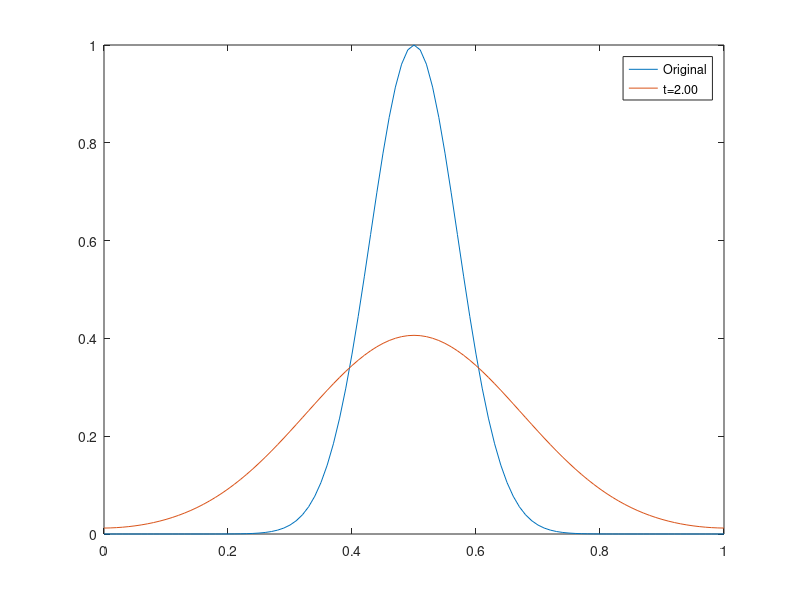

MATLAB code to generate this figure:
%% Header
clear; close all; clc;

%% Problem 1
% Analytical solution

dt = 1e-4;
t = 0:dt:2;
L = 1;
u = 1;
n = 101 + 2;
dx = L/(n-2);

x = linspace(0,L,n-2);

%Initial Conditions
phi = zeros(length(t), n);
phi(1,2:end-1) = exp(-(x-0.5).^2 ./ 0.01);
phi(1, 1) = phi(1, end-1);
phi(1, end) = phi(1, 2);

%Make video
j=1;

%Calculate values
for i = 1:length(t)
    u = 2*sin(2*pi*(i*dt));
    if u >= 0
        phi(i+1, 2:end-1) = (u*(phi(i, 3:end) - phi(i, 2:end-1))/(dx))*dt + phi(i, 2:end-1);
    else
        phi(i+1, 2:end-1) = (u*(phi(i, 2:end-1) - phi(i, 1:end-2))/(dx))*dt + phi(i, 2:end-1);
    end
    phi(i+1, 1) = phi(i, end-1);
    phi(i+1, end) = phi(i, 2);

    if mod(i,500) == 0
        path = sprintf('%03d.png', j);
        j = j+1;
        name = sprintf('t=%2.2f',i*dt);
        plot(x, phi(1,2:end-1),x,phi(i,2:end-1));
        legend('Original', name);
%         saveas(gcf, path)
        pause(0.02);
    end
end

